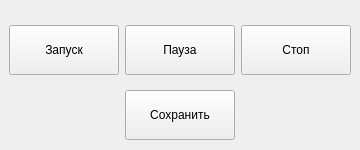
<?xml version="1.0" encoding="UTF-8"?>
<ui version="4.0">
 <class>MainWindow</class>
 <widget class="QMainWindow" name="MainWindow">
  <property name="geometry">
   <rect>
    <x>0</x>
    <y>0</y>
    <width>360</width>
    <height>150</height>
   </rect>
  </property>
  <property name="minimumSize">
   <size>
    <width>360</width>
    <height>150</height>
   </size>
  </property>
  <property name="maximumSize">
   <size>
    <width>360</width>
    <height>150</height>
   </size>
  </property>
  <property name="sizeIncrement">
   <size>
    <width>360</width>
    <height>150</height>
   </size>
  </property>
  <property name="windowTitle">
   <string>Прослушивание файла</string>
  </property>
  <property name="windowIcon">
   <iconset>
    <normaloff>../Структурные фото/аудио.png</normaloff>../Структурные фото/аудио.png</iconset>
  </property>
  <widget class="QWidget" name="centralwidget">
   <widget class="QPushButton" name="pushButton">
    <property name="geometry">
     <rect>
      <x>241</x>
      <y>25</y>
      <width>110</width>
      <height>50</height>
     </rect>
    </property>
    <property name="text">
     <string>Стоп</string>
    </property>
   </widget>
   <widget class="QPushButton" name="pushButton_2">
    <property name="geometry">
     <rect>
      <x>125</x>
      <y>25</y>
      <width>110</width>
      <height>50</height>
     </rect>
    </property>
    <property name="text">
     <string>Пауза</string>
    </property>
   </widget>
   <widget class="QPushButton" name="pushButton_3">
    <property name="geometry">
     <rect>
      <x>9</x>
      <y>25</y>
      <width>110</width>
      <height>50</height>
     </rect>
    </property>
    <property name="text">
     <string>Запуск</string>
    </property>
   </widget>
   <widget class="QPushButton" name="pushButton_4">
    <property name="geometry">
     <rect>
      <x>125</x>
      <y>90</y>
      <width>110</width>
      <height>50</height>
     </rect>
    </property>
    <property name="text">
     <string>Сохранить</string>
    </property>
   </widget>
  </widget>
 </widget>
 <resources/>
 <connections/>
</ui>
